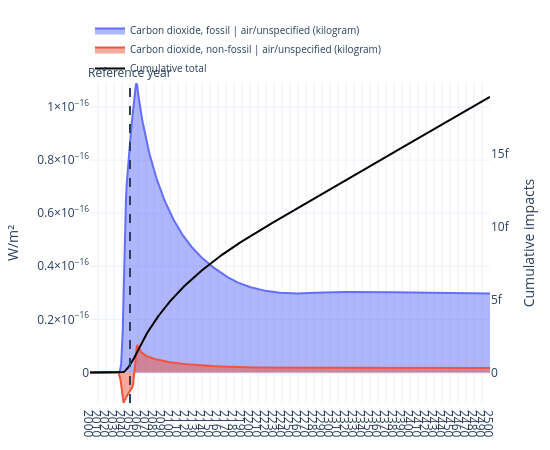

Notebook code cell kept with this figure:
### Code cell
from trails.plotting import plot_rf

fig = plot_rf(
    trails=trails,
    reference_year=2050,
    by="flow",
    year_range=(2000, 2500),
    year_tick=10,
    #y_max=0.2e-16
)
fig.show()

### Figure 1 — Plotly figure (JSON) as saved in the notebook; plotly's stock layout.template omitted (floating-point values rounded to 4 significant figures; data arrays with more than 128 entries replaced by an {"elided": "..."} marker saying what was removed)
{"data": [{"fill": "tozeroy", "hovertemplate": "<b>%{meta}</b><br>Year: %{x}<br>W/m²: %{y:.6g}<extra></extra>", "line": {"width": 2}, "meta": "Carbon dioxide, fossil |<br>air/unspecified<br>(kilogram)", "mode": "lines", "name": "Carbon dioxide, fossil | air/unspecified (kilogram)", "opacity": 0.4, "showlegend": true, "type": "scatter", "x": {"elided": "501 int values"}, "y": {"elided": "501 float values"}}, {"fill": "tozeroy", "hovertemplate": "<b>%{meta}</b><br>Year: %{x}<br>W/m²: %{y:.6g}<extra></extra>", "line": {"width": 2}, "meta": "Carbon dioxide, non-fossil |<br>air/unspecified<br>(kilogram)", "mode": "lines", "name": "Carbon dioxide, non-fossil | air/unspecified (kilogram)", "opacity": 0.4, "showlegend": true, "type": "scatter", "x": {"elided": "501 int values"}, "y": {"elided": "501 float values"}}, {"hovertemplate": "<b>Cumulative total</b><br>Year: %{x}<br>Cumulative impacts: %{y:.6g}<extra></extra>", "line": {"color": "black", "width": 2}, "mode": "lines", "name": "Cumulative total", "showlegend": true, "type": "scatter", "x": {"elided": "501 int values"}, "y": {"elided": "501 float values"}, "yaxis": "y2"}], "layout": {"annotations": [{"showarrow": false, "text": "Reference year", "x": 2050, "xanchor": "center", "xref": "x", "y": 1, "yanchor": "bottom", "yref": "y domain"}, {"showarrow": false, "text": "Radiative forcing by gas/flow", "x": 0.5, "xanchor": "center", "xref": "paper", "y": -0.2, "yanchor": "top", "yref": "paper"}], "height": 450, "hoverlabel": {"align": "left", "font": {"size": 11}}, "hovermode": "x unified", "legend": {"entrywidth": 260, "entrywidthmode": "pixels", "font": {"size": 10}, "orientation": "h", "x": 0, "xanchor": "left", "y": 1, "yanchor": "bottom"}, "margin": {"b": 40, "l": 60, "r": 60, "t": 83}, "shapes": [{"line": {"dash": "dash", "width": 2}, "type": "line", "x0": 2050, "x1": 2050, "xref": "x", "y0": 0, "y1": 1, "yref": "y domain"}], "title": {"text": "", "x": 0.5, "xanchor": "center"}, "width": 550, "xaxis": {"dtick": 10, "range": [2000, 2500], "showgrid": true, "tick0": 2000, "tickmode": "linear"}, "yaxis": {"range": [-1.154e-17, 1.091e-16], "showgrid": true, "title": {"text": "W/m²"}, "type": "linear"}, "yaxis2": {"overlaying": "y", "range": [-2.1e-15, 1.984e-14], "showgrid": false, "side": "right", "title": {"text": "Cumulative impacts"}}}}
